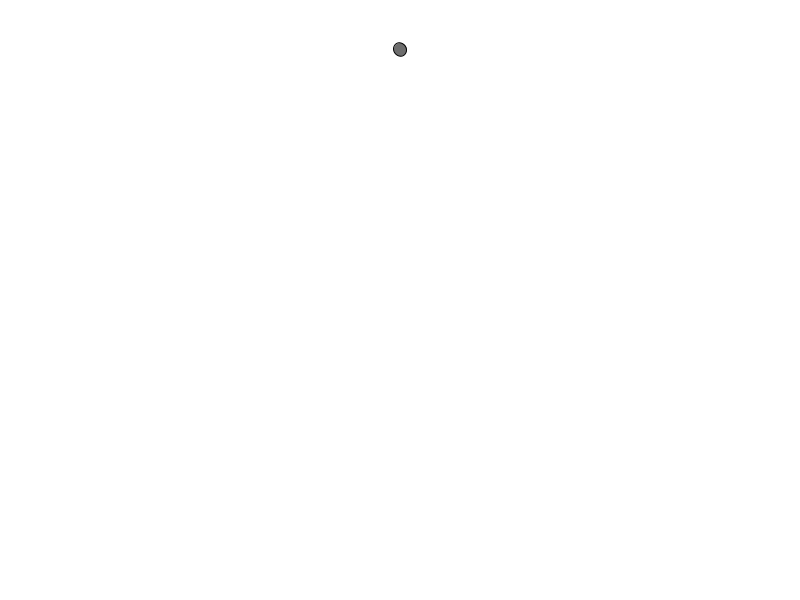
Frame 1 (no input)
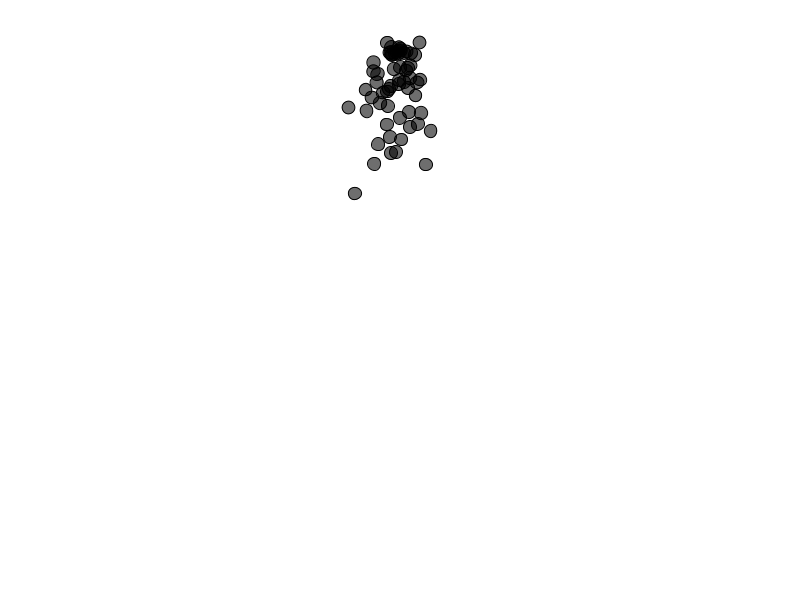
Frame 60 (the mouse pressed at the canvas centre just before this capture)
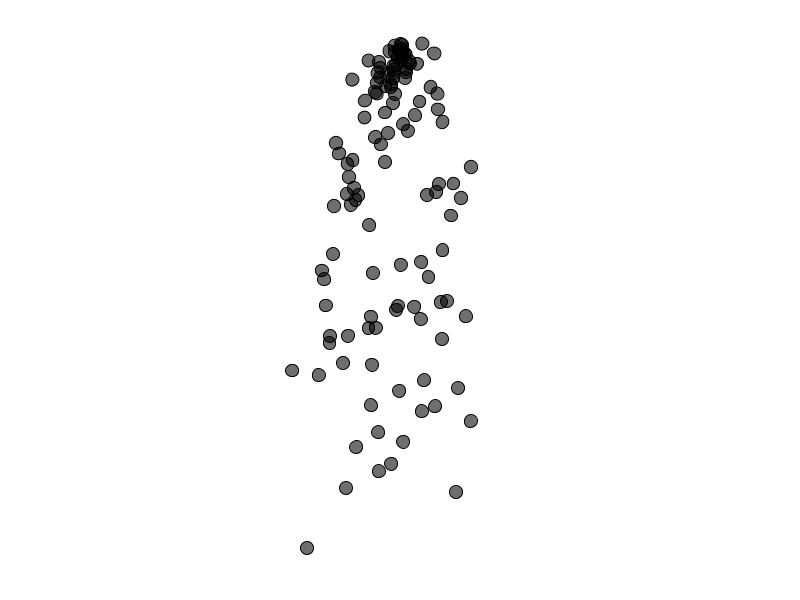
Frame 120 (the mouse held since frame 60 and released just before this capture)

The Processing sketch that drew these frames (run headless with seeded random() and noise(); from frame 60 on, the mouse is pressed at the canvas centre):

// Processing sketch: PartSysIterator
// ── PartSysIterator.pde
import java.util.Iterator;
ArrayList<Particle> particles;


void setup(){
  size(800,600);
  particles = new ArrayList<Particle>();

}

void draw(){
  background(255);
  particles.add(new Particle(new PVector(width/2, 50)));//(new Particle(new PVector(mouseX, mouseY)));
  PVector gravity = new PVector(0,.58);
  Iterator<Particle> it = particles.iterator();
  
   while(it.hasNext()){
   Particle p = it.next();
   p.run();
   //PVector mous = PVector.sub(new PVector(mouseX,mouseY),p.loc);
   //mous.normalize();
   //mous.mult(-1);
   //p.applyForce(mous);
   p.applyForce(gravity);
   
   if(p.isDead()){
     it.remove();
     println("removed");}
   
  }
}
// ── Particle.pde
class Particle {
PVector loc;
PVector vel;
PVector acc;
float mass;
float theta;
float lifespan;
float b,r,g;

  Particle(PVector loc_){
    loc= loc_.copy();
    vel = new PVector();
    acc = new PVector(random(-1,1),random(-1,1));
    mass = 10;
    theta = PI/4;
    lifespan = 255; 
    r=random(100,230);
    g=random(0,140);
    b=random(60,200);
  }

  void run(){
  update();
  display();
  edges();
  }
  
  void update(){
    vel.add(acc);
    loc.add(vel);
    acc.mult(0);
    lifespan -= 2.0;
    theta = atan2(vel.x,vel.y);
  }
  
  void applyForce(PVector force){
    PVector f=PVector.div(force,mass);
    acc.add(f);
  }
  boolean isDead(){
  if(lifespan<0.0)return true;return false;
  }
  void display(){
    stroke(0);
    fill(0,145);
    pushMatrix();
    translate(loc.x,loc.y);
    rotate(theta);
    ellipse(0,0,mass*1.3,mass*1.3);
    popMatrix();
  }
  
  void edges(){
  if(loc.x<0){loc.x=0;vel.x*=-1;}
  if(loc.x>width){loc.x=width;vel.x*=-1;}
  if(loc.y<0){loc.y=0;vel.y*=-1;}
  if(loc.y>height){loc.y=width;vel.y*=-1;}
  }
  

}
